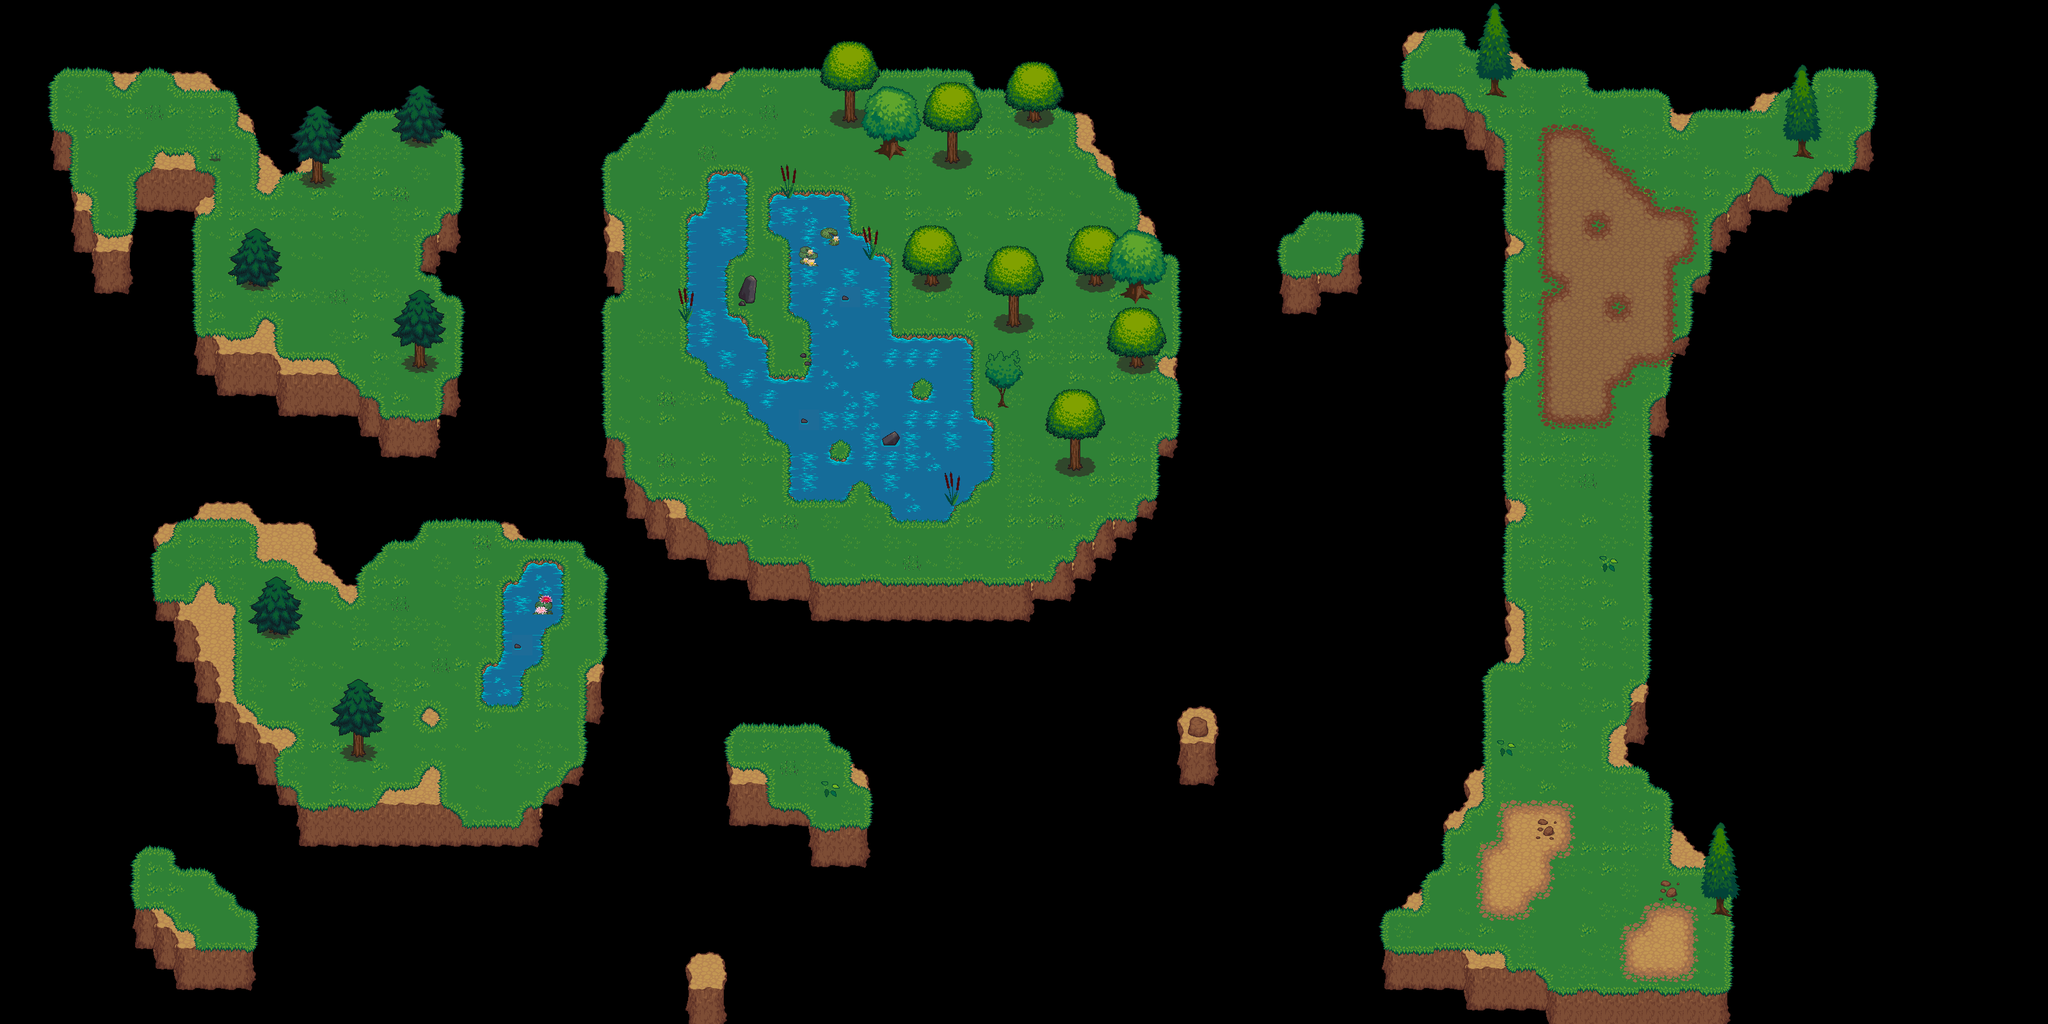

A level layout from a 2D game, rendered from its tile map. Below: a short description, then the map file with tile-grid data replaced by summaries:
An orthogonal 100x50 tile map with 32x32 px tiles, 7 tile layers (CliffBehind, CliffGround, GrassLevel, Water Level, ...), 4 hidden layers not drawn, 3 tilesets and 2 objects (2x endpoint).

<map version="1.0" orientation="orthogonal" width="100" height="50" tilewidth="32" tileheight="32">
 <properties>
  <property name="initialSpawnCount" value="10" />
  <property name="maxSpawnCapacity" value="35" />
 </properties>
 <tileset firstgid="1" name="base_out_atlas" tilewidth="32" tileheight="32">
  <image source="../tilesets/base_out_atlas.png" trans="ffffff" width="1024" height="1024" />
  <terraintypes>
   <terrain name="covering_grass" tile="181" />
   <terrain name="cliffs" tile="69" />
   <terrain name="light dirt" tile="143" />
   <terrain name="New Terrain" tile="84" />
   <terrain name="Water surrounded by grass" tile="469" />
  </terraintypes>
  <tile id="5" terrain=",,,1" />
  <tile id="6" terrain=",,1,1" />
  <tile id="7" terrain=",,1," />
  <tile id="8" terrain=",1,1,1" />
  <tile id="9" terrain="1,,1,1" />
  <tile id="16" terrain="2,2,2," />
  <tile id="17" terrain="2,2,,2" />
  <tile id="19" terrain="3,3,3," />
  <tile id="20" terrain="3,3,,3" />
  <tile id="22" terrain="0,0,0," />
  <tile id="23" terrain="0,0,,0" />
  <tile id="37" terrain=",1,,1" />
  <tile id="38" terrain="1,1,1,1" />
  <tile id="39" terrain="1,,1," />
  <tile id="40" terrain="1,1,,1" />
  <tile id="41" terrain="1,1,1," />
  <tile id="48" terrain="2,,2,2" />
  <tile id="49" terrain=",2,2,2" />
  <tile id="51" terrain="3,,3,3" />
  <tile id="52" terrain=",3,3,3" />
  <tile id="54" terrain="0,,0,0" />
  <tile id="55" terrain=",0,0,0" />
  <tile id="69" terrain=",1,," />
  <tile id="70" terrain="1,1,," />
  <tile id="71" terrain="1,,," />
  <tile id="79" terrain=",,,2" />
  <tile id="80" terrain=",,2,2" />
  <tile id="81" terrain=",,2," />
  <tile id="82" terrain=",,,3" />
  <tile id="83" terrain=",,3,3" />
  <tile id="84" terrain=",,3," />
  <tile id="85" terrain=",,,0" />
  <tile id="86" terrain=",,0,0" />
  <tile id="87" terrain=",,0," />
  <tile id="111" terrain=",2,,2" />
  <tile id="112" terrain="2,2,2,2" />
  <tile id="113" terrain="2,,2," />
  <tile id="114" terrain=",3,,3" />
  <tile id="115" terrain="3,3,3,3" />
  <tile id="116" terrain="3,,3," />
  <tile id="117" terrain=",0,,0" />
  <tile id="118" terrain="0,0,0,0" />
  <tile id="119" terrain="0,,0," />
  <tile id="143" terrain=",2,," />
  <tile id="144" terrain="2,2,," />
  <tile id="145" terrain="2,,," />
  <tile id="146" terrain=",3,," />
  <tile id="147" terrain="3,3,," />
  <tile id="148" terrain="3,,," />
  <tile id="149" terrain=",0,," />
  <tile id="150" terrain="0,0,," />
  <tile id="151" terrain="0,,," />
  <tile id="181" terrain="0,0,0,0" />
  <tile id="182" terrain="0,0,0,0" />
  <tile id="183" terrain="0,0,0,0" />
  <tile id="214" terrain="0,0,0," />
  <tile id="215" terrain="0,0,,0" />
  <tile id="246" terrain="0,,0,0" />
  <tile id="247" terrain=",0,0,0" />
  <tile id="277" terrain=",,,0" />
  <tile id="278" terrain=",,0,0" />
  <tile id="279" terrain=",,0," />
  <tile id="309" terrain=",0,,0" />
  <tile id="310" terrain="0,0,0,0" />
  <tile id="311" terrain="0,,0," />
  <tile id="341" terrain=",0,," />
  <tile id="342" terrain="0,0,," />
  <tile id="343" terrain="0,,," />
  <tile id="374" terrain="4,4,4," />
  <tile id="375" terrain="4,4,,4" />
  <tile id="394" terrain="4,4,4,4" />
  <tile id="406" terrain="4,,4,4" />
  <tile id="407" terrain=",4,4,4" />
  <tile id="437" terrain=",,,4" />
  <tile id="438" terrain=",,4,4" />
  <tile id="439" terrain=",,4," />
  <tile id="469" terrain=",4,,4" />
  <tile id="470" terrain="4,4,4,4" />
  <tile id="471" terrain="4,,4," />
  <tile id="501" terrain=",4,," />
  <tile id="502" terrain="4,4,," />
  <tile id="503" terrain="4,,," />
  <tile id="533" terrain="4,4,4,4" />
  <tile id="534" terrain="4,4,4,4" />
  <tile id="535" terrain="4,4,4,4" />
 </tileset>
 <tileset firstgid="1025" name="terrain_atlas" tilewidth="32" tileheight="32">
  <image source="../tilesets/terrain_atlas.png" trans="000000" width="1024" height="1024" />
 </tileset>
 <tileset firstgid="2049" source="../tilesets/objects.tsx" />
 <layer name="CliffBehind" width="100" height="50">
  <data>[5000 cells, 162 non-empty, 8 distinct tile ids]</data>
 </layer>
 <layer name="CliffGround" width="100" height="50">
  <data>[5000 cells, 2077 non-empty, 19 distinct tile ids]</data>
 </layer>
 <layer name="GrassLevel" width="100" height="50">
  <data>[5000 cells, 1764 non-empty, 29 distinct tile ids]</data>
 </layer>
 <layer name="Water Level" width="100" height="50">
  <data>[5000 cells, 341 non-empty, 41 distinct tile ids]</data>
 </layer>
 <layer name="TreeTrunks" width="100" height="50">
  <data>[5000 cells, 126 non-empty, 18 distinct tile ids]</data>
 </layer>
 <layer name="TreeTops" width="100" height="50">
  <data>[5000 cells, 126 non-empty, 18 distinct tile ids]</data>
 </layer>
 <layer name="detail" width="100" height="50">
  <data>[5000 cells, 108 non-empty, 47 distinct tile ids]</data>
 </layer>
 <layer name="#SPAWN dirtIsland" width="100" height="50" visible="0">
  <properties>
   <property name="spawnableItems" value="Ore, Gleaming Ore" />
  </properties>
  <data>[5000 cells, 60 non-empty, 1 distinct tile ids]</data>
 </layer>
 <layer name="#SPAWN nearWater" width="100" height="50" visible="0">
  <properties>
   <property name="spawnableItems" value="Blackberry" />
  </properties>
  <data>[5000 cells, 87 non-empty, 2 distinct tile ids]</data>
 </layer>
 <layer name="#SPAWN small islands" width="100" height="50" visible="0">
  <properties>
   <property name="spawnableItems" value="Blackberry, Tomato" />
  </properties>
  <data>[5000 cells, 5 non-empty, 1 distinct tile ids]</data>
 </layer>
 <layer name="#SPAWN nearTrees" width="100" height="50" visible="0">
  <properties>
   <property name="spawnableItems" value="Wood, Better Wood" />
  </properties>
  <data>[5000 cells, 78 non-empty, 1 distinct tile ids]</data>
 </layer>
 <objectgroup name="#PORTALS" width="100" height="50">
  <object name="eastExit" type="endpoint" gid="2049" x="2041" y="393">
   <properties>
    <property name="linkedMap" value="fairy_fountain" />
   </properties>
  </object>
  <object name="westExit" type="endpoint" gid="2049" x="156" y="300">
   <properties>
    <property name="linkedMap" value="medium" />
   </properties>
  </object>
 </objectgroup>
</map>
